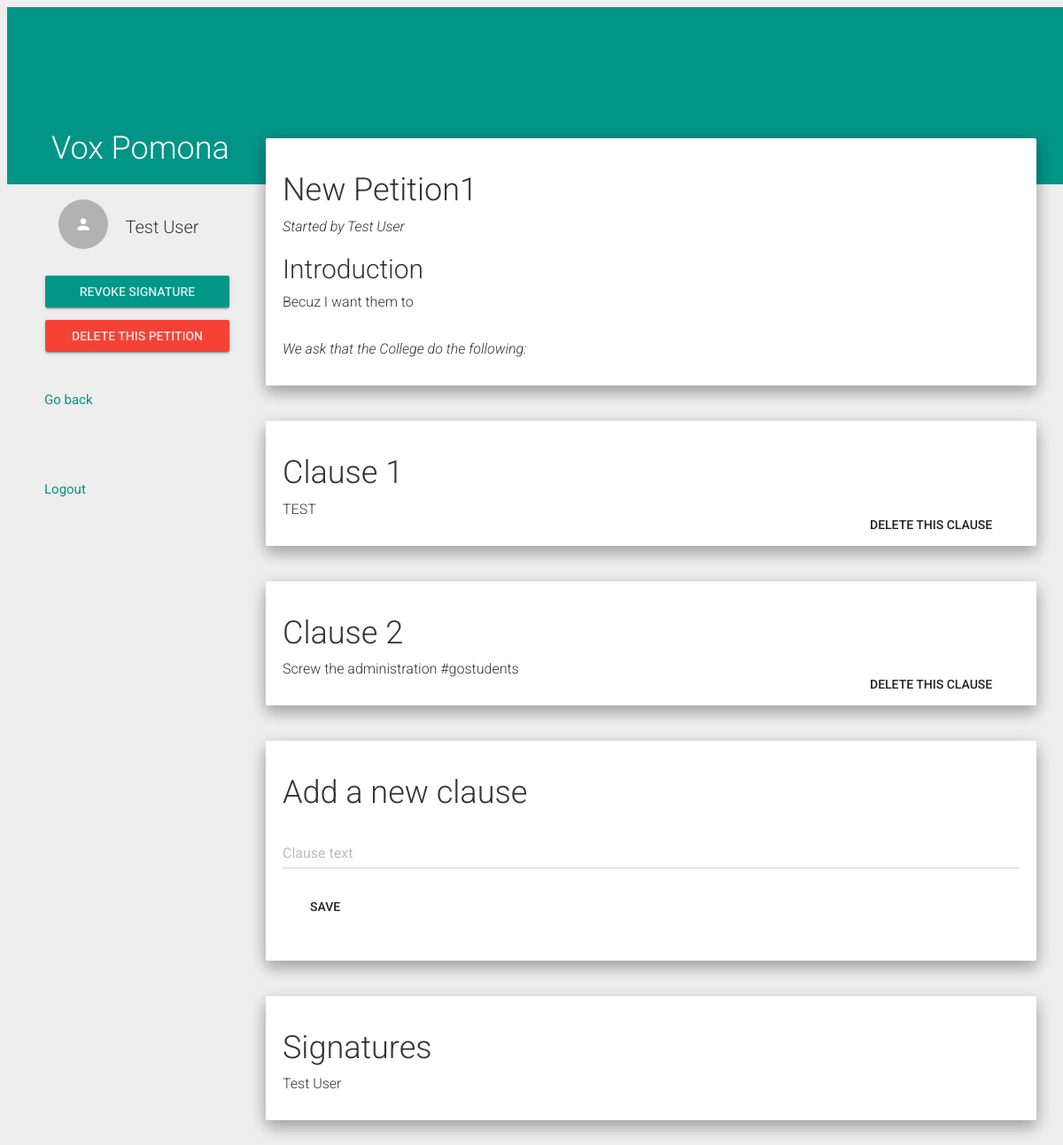
The page /view_petition/2/ (signed in) on the database as committed earlier.
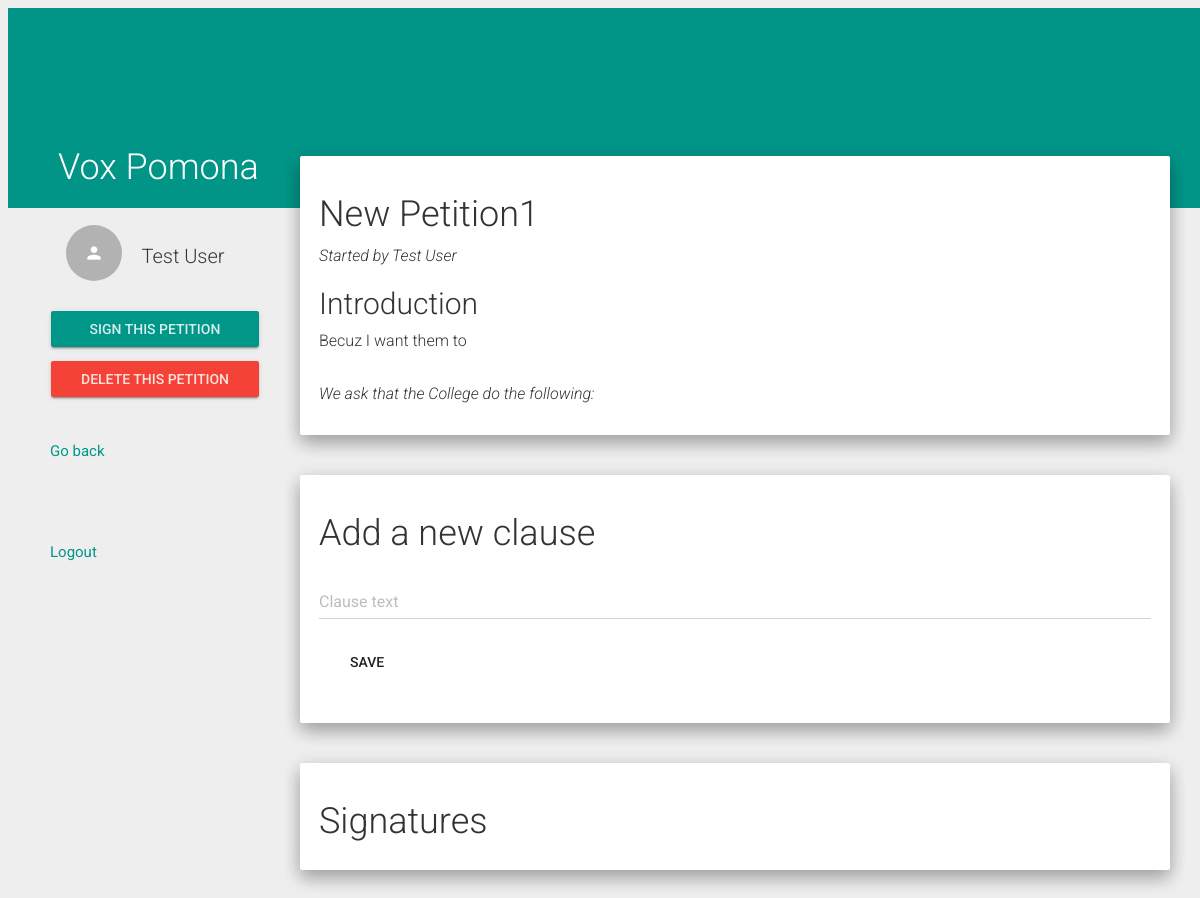
The same page on the database as committed later.
### VoxPomona/models.py (models this page shows, shortened)
class Clause(models.Model):
    petitionID = models.ForeignKey(Petition, on_delete=models.CASCADE)
    index = models.IntegerField()
    content = models.CharField(max_length=500, default='New Clause')
    time = models.DateTimeField(auto_now_add=True) #what does the bool do?!
    key = (petitionID,index)
    class Meta:
        unique_together = ("petitionID","index")

class Sign(models.Model):
    userID = models.ForeignKey(UserInfo, to_field = 'email', on_delete=models.CASCADE)
    petitionID = models.ForeignKey(Petition) #on-delete???
    time = models.DateTimeField()
    def get_name(self):
        return UserInfo.objects.get(email=self.userID).name
    class Meta:
        unique_together = ("userID","petitionID")

class UserInfo(models.Model):
    email = models.EmailField(max_length = 100, unique = True)
    name = models.CharField(max_length = 100)
    USER_TYPE = (('STU','Student'), ('STA','Staff'),('FAC','Faculty'))
    user_type = models.CharField(max_length = 3, choices = USER_TYPE, default = 'STU')
    user = models.OneToOneField(settings.AUTH_USER_MODEL, related_name = "UserInfo", on_delete = models.CASCADE)
    def __str__(self):
        return (self.email)

### VoxPomona/views.py (the view, shortened to what this page needs)
# urls.py: url(r'^view_petition/([0-9]+)/$', views.view_petition_view, name='view_petition'),
@login_required
def view_petition_view(request,pid):
    user_info = request.user.UserInfo
    this_petition = Petition.objects.get(petitionID=pid)
    pet_clauses = Clause.objects.filter(petitionID=this_petition.petitionID).order_by('index')
    user_type = request.user.UserInfo.user_type
    if user_type == 'STU':
        user_perm = this_petition.stu_permission
    elif user_type =='FAC':
        user_perm = this_petition.faculty_permission
    else:
        user_perm = this_petition.staff_permission
    sign_status = Sign.objects.filter(userID=user_info, petitionID=this_petition).exists()
    is_owner = this_petition.userID == user_info
    if (request.GET.get('delete_btn')):
        this_petition.delete()
        return redirect('/home')
    petDict = {
       'petition' : this_petition, \
       'clauses' : pet_clauses, \
       'user_perm' : int(user_perm), \
       'sign_status': sign_status, \
       'is_owner' : is_owner
    }
    if is_owner:
        if request.method == 'POST':
            new_clause_form = NewClauseForm(request.POST)
            if new_clause_form.is_valid():
                clause = Clause()
                clause.petitionID = this_petition
                clause.index = Clause.objects.filter(petitionID=this_petition).count()
                clause.content = new_clause_form.cleaned_data.get('content')
                clause.time = datetime.datetime.now()
                clause.save()
                return redirect(this_petition.get_url())
            else:
                petDict['new_clause_form'] = new_clause_form
                return render(request,'view_petition.html',petDict)
        else:
            new_clause_form = NewClauseForm()
            petDict['new_clause_form'] = new_clause_form
            return render(request,'view_petition.html',petDict)
    return render(request,'view_petition.html',petDict)

### VoxPomona/forms.py
class NewClauseForm(forms.ModelForm):
    class Meta:
        model = Sign
        fields = ('userID','petitionID','time')
        model = Clause
        fields = ('content',)
    def __init__(self, *args, **kwargs):
        super(NewClauseForm, self).__init__(*args, **kwargs)
        self.fields['content'].widget.attrs.update({'class' : 'form-control'})
        self.fields['content'].label = 'Clause text'
        self.fields['content'].initial = ''

### VoxPomona/models.py (called while the page is built)
    def get_creator_name(self):
        creator = self.userID
        user = UserInfo.objects.get(email=creator)
        return user.name

    def get_signatures(self):
        return Sign.objects.filter(petitionID=self.petitionID)

### VoxPomona/templates/view_petition.html (shortened to what this page needs)
{% extends 'base.html' %}
{% load staticfiles %}
{% block content %}
<nav class="col-xs-3 menu">
  <div class="user_menu">
    <a href="/profile"><div class="list-group withripple">
      <div class="list-group-item">
        <div class="row-action-primary">
          <i class="material-icons">person</i>
        </div>
        <div class="row-content">
          <h4 class="list-group-item-heading ">{{ user.UserInfo.name }}</h4>
        </div>
      </div>
    </div></a>
    <div class="btn-group-vertical">
      {% if sign_status %}
        <form action="#" method="get">
          <input type="submit" class="btn btn-raised btn-primary" value="Revoke Signature" name="revoke_btn">
        </form>
      {% elif user_perm > 1 %}
        <form action="#" method="get">
          <input type="submit" class="btn btn-raised btn-primary" value="Sign This Petition" name="sign_btn">
        </form>
      {% endif %}
      {% if is_owner %}
        <form action="#" method="get">
          <input type="submit" class="btn btn-raised btn-danger" value="Delete This Petition" name="delete_btn">
        </form>
      {% endif %}
    </div>
  </div>
  <ul>
    <a href="/home"><li class="withripple" data-target="#about">Go back</li></a>
    <li></li>
    <a href="/logout/"><li class="withripple">Logout</li></a>
  </ul>
</nav>
<div class="pages col-xs-9">
	<div class ="well">
    <h1>{{ petition.title }}</h1>
    <p><em>Started by {{ petition.get_creator_name }}</em></p>
    <h2> Introduction </h2>
    <p>{{ petition.summary }}</p>
    <br />
    <p><em>We ask that the College do the following:</em></p>
  </div>
  <br />
  {% for cl in clauses %}
    <div class="well">
      <h1>Clause {{ forloop.counter }}</h1>
      {% if is_owner %}
        <form action="/delete_clause" method="POST" class="pull-right">
          <input type="submit" class="btn" value="Delete This Clause">
        </form>
      {% endif %}
      <p>{{ cl.content }}</p>
    </div>
    <br />
  {% endfor %}
  {% if is_owner %}
    <div class="well">
      <h1>Add a new clause</h1>
      <form method="post">
        {% for field in new_clause_form %}
          <div class="form-group label-floating">
            {% if field.label %}
              <label class="control-label" for="focusedInput1">{{ field.label }}</label>
            {% endif %}
            {{ field }}
          </div>
        {% endfor %}
        <button class="btn" type="submit">Save</button>
      </form>
    </div>
    <br />
  {% endif %}
  <div class ="well">
    <h1>Signatures</h1>
    {% for sig in petition.get_signatures %}
      <p>{{sig.get_name}}</p>
    {% endfor %}
  </div>
</div>
{% endblock %}

Rows that differ between the two databases and show on the page:
removed Clause: content "TEST"
removed Clause: content "Screw the administration #gostudents"
no longer on this page (row edited): Sign: get_name "Test User"
Other text that changed with them:
form field sign_btn: (not shown) → "Sign This Petition"
form field revoke_btn: "Revoke Signature" → (not shown)
